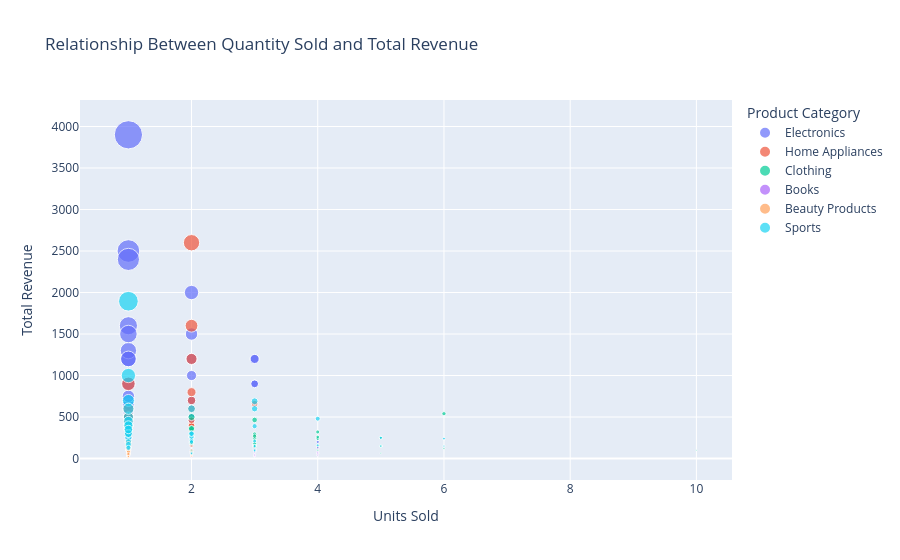

Source (notebook cell):
### Code cell
fig = px.scatter(
    df,
    x="Units Sold",
    y="Total Revenue",
    color="Product Category",
    size="Unit Price",
    hover_data=["Product Name", "Region", "Payment Method"],
    title="Relationship Between Quantity Sold and Total Revenue"
)

fig.show()

### Figure 1 — Plotly figure (JSON) as saved in the notebook; plotly's stock layout.template omitted (floating-point values rounded to 4 significant figures)
{"data": [{"customdata": [["iPhone 14 Pro", "North America", "Credit Card"], ["MacBook Pro 16-inch", "North America", "Credit Card"], ["Samsung Galaxy Tab S8", "North America", "Credit Card"], ["Garmin Forerunner 945", "North America", "Credit Card"], ["Bose QuietComfort 35 Headphones", "North America", "Credit Card"], ["Sony WH-1000XM4 Headphones", "North America", "Credit Card"], ["Apple Watch Series 8", "North America", "Credit Card"], ["GoPro HERO10 Black", "North America", "Credit Card"], ["Kindle Paperwhite", "North America", "Credit Card"], ["Anker PowerCore Portable Charger", "North America", "Credit Card"], ["Nintendo Switch", "North America", "Credit Card"], ["Samsung QLED 4K TV", "North America", "Credit Card"], ["HP Spectre x360 Laptop", "North America", "Credit Card"], ["Apple AirPods Pro", "North America", "Credit Card"], ["Ring Video Doorbell", "North America", "Credit Card"], ["Logitech MX Master 3 Mouse", "North America", "Credit Card"], ["Bose SoundLink Revolve+ Speaker", "North America", "Credit Card"], ["Canon EOS R5 Camera", "North America", "Credit Card"], ["Google Nest Hub Max", "North America", "Credit Card"], ["Amazon Echo Show 10", "North America", "Credit Card"], ["Apple iPad Air", "North America", "Credit Card"], ["Sony PlayStation 5", "North America", "Credit Card"], ["Microsoft Surface Laptop 4", "North America", "Credit Card"], ["Samsung Odyssey G9 Gaming Monitor", "North America", "Credit Card"], ["Apple AirPods Max", "North America", "Credit Card"], ["Sony WH-1000XM4 Headphones", "North America", "Credit Card"], ["Google Pixel 6 Pro", "North America", "Credit Card"], ["Apple MacBook Air", "North America", "Credit Card"], ["Samsung Odyssey G7 Gaming Monitor", "North America", "Credit Card"], ["Amazon Fire TV Stick 4K", "North America", "Credit Card"], ["Google Pixelbook Go", "North America", "Credit Card"], ["Sonos Beam Soundbar", "North America", "Credit Card"], ["Logitech G Pro X Wireless Gaming Headset", "North America", "Credit Card"], ["Apple TV 4K", "North America", "Credit Card"], ["Samsung Galaxy Watch 4", "North America", "Credit Card"], ["Canon EOS Rebel T7i DSLR Camera", "North America", "Credit Card"], ["Apple MacBook Pro 16-inch", "North America", "Credit Card"], ["Amazon Echo Dot (4th Gen)", "North America", "Credit Card"], ["Google Nest Wifi Router", "North America", "Credit Card"], ["Bose QuietComfort 35 II Wireless Headphones", "North America", "Credit Card"]], "hovertemplate": "Product Category=Electronics<br>Units Sold=%{x}<br>Total Revenue=%{y}<br>Unit Price=%{marker.size}<br>Product Name=%{customdata[0]}<br>Region=%{customdata[1]}<br>Payment Method=%{customdata[2]}<extra></extra>", "legendgroup": "Electronics", "marker": {"color": "#636efa", "size": [1000.0, 2500.0, 750.0, 500.0, 300.0, 350.0, 400.0, 400.0, 130.0, 59.99, 300.0, 1200.0, 1600.0, 250.0, 99.99, 99.99, 300.0, 3900.0, 230.0, 250.0, 600.0, 500.0, 1300.0, 1500.0, 549, 350.0, 900.0, 1200.0, 700.0, 49.99, 650.0, 399, 200.0, 179, 300.0, 750.0, 2399, 49.99, 169, 299], "sizemode": "area", "sizeref": 9.75, "symbol": "circle"}, "mode": "markers", "name": "Electronics", "orientation": "v", "showlegend": true, "type": "scatter", "x": [2, 1, 2, 2, 1, 2, 3, 3, 2, 4, 3, 1, 1, 2, 1, 2, 3, 1, 2, 1, 2, 1, 1, 1, 1, 1, 1, 1, 1, 3, 1, 1, 1, 2, 1, 1, 1, 4, 1, 1], "xaxis": "x", "y": [2000.0, 2500.0, 1500.0, 1000.0, 300.0, 700.0, 1200.0, 1200.0, 260.0, 240.0, 900.0, 1200.0, 1600.0, 500.0, 99.99, 200.0, 900.0, 3900.0, 460.0, 250.0, 1200.0, 500.0, 1300.0, 1500.0, 549, 350.0, 900.0, 1200.0, 700.0, 150.0, 650.0, 399, 200.0, 358, 300.0, 750.0, 2399, 200.0, 169, 299], "yaxis": "y"}, {"customdata": [["Dyson V11 Vacuum", "Europe", "PayPal"], ["Blueair Classic 480i", "Europe", "PayPal"], ["Keurig K-Elite Coffee Maker", "Europe", "PayPal"], ["Ninja Professional Blender", "Europe", "PayPal"], ["Panasonic NN-SN966S Microwave", "Europe", "PayPal"], ["Instant Pot Duo", "Europe", "PayPal"], ["Roomba i7+", "Europe", "PayPal"], ["Nespresso VertuoPlus", "Europe", "PayPal"], ["Breville Smart Oven", "Europe", "PayPal"], ["KitchenAid Artisan Stand Mixer", "Europe", "PayPal"], ["Philips Airfryer XXL", "Europe", "PayPal"], ["Eufy RoboVac 11S", "Europe", "PayPal"], ["De'Longhi Magnifica Espresso Machine", "Europe", "PayPal"], ["Dyson Pure Cool Link", "Europe", "PayPal"], ["LG OLED TV", "Europe", "PayPal"], ["Instant Pot Duo Crisp", "Europe", "PayPal"], ["Vitamix Explorian Blender", "Europe", "PayPal"], ["Shark IQ Robot Vacuum", "Europe", "PayPal"], ["Cuisinart Griddler Deluxe", "Europe", "PayPal"], ["Breville Smart Grill", "Europe", "PayPal"], ["Hamilton Beach FlexBrew Coffee Maker", "Europe", "PayPal"], ["Dyson Supersonic Hair Dryer", "Europe", "PayPal"], ["Keurig K-Mini Coffee Maker", "Europe", "PayPal"], ["Instant Pot Ultra", "Europe", "PayPal"], ["Cuisinart Coffee Center", "Europe", "PayPal"], ["Ninja Foodi Pressure Cooker", "Europe", "PayPal"], ["Breville Nespresso Creatista Plus", "Europe", "PayPal"], ["Cuisinart Custom 14-Cup Food Processor", "Europe", "PayPal"], ["Instant Pot Duo Evo Plus", "Europe", "PayPal"], ["Crock-Pot 6-Quart Slow Cooker", "Europe", "PayPal"], ["Dyson V8 Absolute", "Europe", "PayPal"], ["Anova Precision Cooker", "Europe", "PayPal"], ["Breville Smart Coffee Grinder Pro", "Europe", "PayPal"], ["Instant Pot Duo Nova", "Europe", "PayPal"], ["KitchenAid Stand Mixer", "Europe", "PayPal"], ["Keurig K-Elite Coffee Maker", "Europe", "PayPal"], ["iRobot Braava Jet M6", "Europe", "PayPal"], ["Philips Sonicare DiamondClean Toothbrush", "Europe", "PayPal"], ["Anova Precision Oven", "Europe", "PayPal"], ["Nespresso Vertuo Next Coffee and Espresso Maker", "Europe", "PayPal"]], "hovertemplate": "Product Category=Home Appliances<br>Units Sold=%{x}<br>Total Revenue=%{y}<br>Unit Price=%{marker.size}<br>Product Name=%{customdata[0]}<br>Region=%{customdata[1]}<br>Payment Method=%{customdata[2]}<extra></extra>", "legendgroup": "Home Appliances", "marker": {"color": "#EF553B", "size": [500.0, 600.0, 190.0, 99.99, 180.0, 89.99, 800.0, 200.0, 300.0, 500.0, 200.0, 220.0, 900.0, 500.0, 1300.0, 180.0, 350.0, 350.0, 160.0, 299.9, 89.99, 400.0, 79.99, 140.0, 199.9, 200.0, 499.9, 200.0, 140.0, 49.99, 400.0, 199, 199.9, 99.95, 380.0, 170.0, 450.0, 230.0, 599, 160.0], "sizemode": "area", "sizeref": 9.75, "symbol": "circle"}, "mode": "markers", "name": "Home Appliances", "orientation": "v", "showlegend": true, "type": "scatter", "x": [1, 2, 1, 1, 1, 3, 2, 1, 1, 1, 2, 3, 1, 1, 2, 1, 1, 2, 1, 2, 1, 2, 2, 1, 2, 2, 1, 1, 2, 2, 1, 2, 1, 1, 1, 2, 1, 2, 1, 1], "xaxis": "x", "y": [500.0, 1200.0, 190.0, 99.99, 180.0, 270.0, 1600.0, 200.0, 300.0, 500.0, 400.0, 660.0, 900.0, 500.0, 2600.0, 180.0, 350.0, 700.0, 160.0, 599.9, 89.99, 800.0, 160.0, 140.0, 399.9, 400.0, 499.9, 200.0, 280.0, 99.98, 400.0, 398, 199.9, 99.95, 380.0, 340.0, 450.0, 460.0, 599, 160.0], "yaxis": "y"}, {"customdata": [["Levi's 501 Jeans", "Asia", "Debit Card"], ["Nike Air Force 1", "Asia", "Debit Card"], ["North Face Down Jacket", "Asia", "Debit Card"], ["Zara Summer Dress", "Asia", "Debit Card"], ["Adidas Ultraboost Shoes", "Asia", "Debit Card"], ["Under Armour HeatGear T-Shirt", "Asia", "Debit Card"], ["Columbia Fleece Jacket", "Asia", "Debit Card"], ["Patagonia Better Sweater", "Asia", "Debit Card"], ["Ray-Ban Aviator Sunglasses", "Asia", "Debit Card"], ["Calvin Klein Boxer Briefs", "Asia", "Debit Card"], ["Hanes ComfortSoft T-Shirt", "Asia", "Debit Card"], ["Puma Suede Classic Sneakers", "Asia", "Debit Card"], ["Tommy Hilfiger Polo Shirt", "Asia", "Debit Card"], ["Levi's Trucker Jacket", "Asia", "Debit Card"], ["Uniqlo Ultra Light Down Jacket", "Asia", "Debit Card"], ["Adidas Originals Superstar Sneakers", "Asia", "Debit Card"], ["Gap Essential Crewneck T-Shirt", "Asia", "Debit Card"], ["H&M Slim Fit Jeans", "Asia", "Debit Card"], ["Old Navy Relaxed-Fit T-Shirt", "Asia", "Debit Card"], ["Gap High Rise Skinny Jeans", "Asia", "Debit Card"], ["Forever 21 Graphic Tee", "Asia", "Debit Card"], ["Lululemon Align Leggings", "Asia", "Debit Card"], ["Gap Crewneck Sweatshirt", "Asia", "Debit Card"], ["Adidas Essential Track Pants", "Asia", "Debit Card"], ["Levi's Sherpa Trucker Jacket", "Asia", "Debit Card"], ["Nike Sportswear Club Fleece Hoodie", "Asia", "Debit Card"], ["Under Armour Tech 2.0 T-Shirt", "Asia", "Debit Card"], ["Adidas 3-Stripes Shorts", "Asia", "Debit Card"], ["Nike Tempo Running Shorts", "Asia", "Debit Card"], ["Uniqlo Airism Mesh Boxer Briefs", "Asia", "Debit Card"], ["Levi's 511 Slim Fit Jeans", "Asia", "Debit Card"], ["Nike Dri-FIT Training Shorts", "Asia", "Debit Card"], ["Adidas Ultraboost Running Shoes", "Asia", "Debit Card"], ["Gap 1969 Original Fit Jeans", "Asia", "Debit Card"], ["Lululemon Wunder Under High-Rise Leggings", "Asia", "Debit Card"], ["Uniqlo Airism Seamless Boxer Briefs", "Asia", "Debit Card"], ["Champion Reverse Weave Hoodie", "Asia", "Debit Card"], ["Old Navy Mid-Rise Rockstar Super Skinny Jeans", "Asia", "Debit Card"], ["Adidas Originals Trefoil Hoodie", "Asia", "Debit Card"], ["Nike Air Force 1 Sneakers", "Asia", "Debit Card"]], "hovertemplate": "Product Category=Clothing<br>Units Sold=%{x}<br>Total Revenue=%{y}<br>Unit Price=%{marker.size}<br>Product Name=%{customdata[0]}<br>Region=%{customdata[1]}<br>Payment Method=%{customdata[2]}<extra></extra>", "legendgroup": "Clothing", "marker": {"color": "#00cc96", "size": [69.99, 89.99, 250.0, 59.99, 180.0, 29.99, 59.99, 140.0, 155.0, 29.99, 9.99, 59.99, 49.99, 89.99, 79.99, 79.99, 19.99, 39.99, 14.99, 49.99, 12.99, 98, 34.99, 44.99, 98, 54.99, 24.99, 29.99, 34.99, 14.9, 59.99, 34.99, 180.0, 59.99, 98, 9.9, 49.99, 44.99, 64.99, 90], "sizemode": "area", "sizeref": 9.75, "symbol": "circle"}, "mode": "markers", "name": "Clothing", "orientation": "v", "showlegend": true, "type": "scatter", "x": [3, 6, 2, 3, 2, 5, 4, 2, 3, 5, 10, 4, 5, 2, 3, 4, 6, 3, 4, 3, 5, 3, 4, 3, 2, 3, 4, 5, 3, 4, 3, 4, 2, 3, 2, 4, 3, 2, 4, 3], "xaxis": "x", "y": [210.0, 539.9, 500.0, 180.0, 360.0, 149.9, 240.0, 280.0, 465.0, 149.9, 99.9, 240.0, 250.0, 180.0, 240.0, 320.0, 119.9, 120.0, 59.96, 150.0, 64.95, 294, 140.0, 135.0, 196, 165.0, 99.96, 149.9, 105.0, 59.6, 180.0, 140.0, 360.0, 180.0, 196, 39.6, 150.0, 89.98, 260.0, 270], "yaxis": "y"}, {"customdata": [["The Da Vinci Code", "North America", "Credit Card"], ["Dune by Frank Herbert", "North America", "Credit Card"], ["Salt, Fat, Acid, Heat by Samin Nosrat", "North America", "Credit Card"], ["Gone Girl by Gillian Flynn", "North America", "Credit Card"], ["Pride and Prejudice by Jane Austen", "North America", "Credit Card"], ["1984 by George Orwell", "North America", "Credit Card"], ["Harry Potter and the Sorcerer's Stone", "North America", "Credit Card"], ["Becoming by Michelle Obama", "North America", "Credit Card"], ["The Silent Patient by Alex Michaelides", "North America", "Credit Card"], ["Educated by Tara Westover", "North America", "Credit Card"], ["Where the Crawdads Sing by Delia Owens", "North America", "Credit Card"], ["The Great Gatsby by F. Scott Fitzgerald", "North America", "Credit Card"], ["To Kill a Mockingbird by Harper Lee", "North America", "Credit Card"], ["The Hobbit by J.R.R. Tolkien", "North America", "Credit Card"], ["The Catcher in the Rye by J.D. Salinger", "North America", "Credit Card"], ["The Alchemist by Paulo Coelho", "North America", "Credit Card"], ["The Power of Now by Eckhart Tolle", "North America", "Credit Card"], ["The Girl on the Train by Paula Hawkins", "North America", "Credit Card"], ["Sapiens: A Brief History of Humankind by Yuval Noah Harari", "North America", "Credit Card"], ["Atomic Habits by James Clear", "North America", "Credit Card"], ["The Subtle Art of Not Giving a F*ck by Mark Manson", "North America", "Credit Card"], ["The Four Agreements by Don Miguel Ruiz", "North America", "Credit Card"], ["Think and Grow Rich by Napoleon Hill", "North America", "Credit Card"], ["The Power of Habit by Charles Duhigg", "North America", "Credit Card"], ["The Outsiders by S.E. Hinton", "North America", "Credit Card"], ["The Night Circus by Erin Morgenstern", "North America", "Credit Card"], ["The Art of War by Sun Tzu", "North America", "Credit Card"], ["The Hunger Games by Suzanne Collins", "North America", "Credit Card"], ["The Girl with the Dragon Tattoo by Stieg Larsson", "North America", "Credit Card"], ["The Sun Also Rises by Ernest Hemingway", "North America", "Credit Card"], ["The Martian by Andy Weir", "North America", "Credit Card"], ["The Catcher in the Rye by J.D. Salinger", "North America", "Credit Card"], ["The Road by Cormac McCarthy", "North America", "Credit Card"], ["The Goldfinch by Donna Tartt", "North America", "Credit Card"], ["The Great Alone by Kristin Hannah", "North America", "Credit Card"], ["The Girl with the Dragon Tattoo by Stieg Larsson", "North America", "Credit Card"], ["The Nightingale by Kristin Hannah", "North America", "Credit Card"], ["The Silent Patient by Alex Michaelides", "North America", "Credit Card"], ["Dune by Frank Herbert", "North America", "Credit Card"], ["The Handmaid's Tale by Margaret Atwood", "North America", "Credit Card"]], "hovertemplate": "Product Category=Books<br>Units Sold=%{x}<br>Total Revenue=%{y}<br>Unit Price=%{marker.size}<br>Product Name=%{customdata[0]}<br>Region=%{customdata[1]}<br>Payment Method=%{customdata[2]}<extra></extra>", "legendgroup": "Books", "marker": {"color": "#ab63fa", "size": [15.99, 25.99, 35.99, 22.99, 12.99, 19.99, 24.99, 32.5, 26.99, 28, 18.99, 10.99, 14.99, 12.99, 13.99, 14.99, 12.99, 10.99, 18.99, 16.99, 14.99, 8.99, 9.99, 11.99, 10.99, 16.99, 7.99, 8.99, 9.99, 11.99, 12.99, 10.99, 11.99, 14.99, 16.99, 10.99, 12.99, 26.99, 9.99, 10.99], "sizemode": "area", "sizeref": 9.75, "symbol": "circle"}, "mode": "markers", "name": "Books", "orientation": "v", "showlegend": true, "type": "scatter", "x": [4, 2, 3, 2, 3, 4, 3, 4, 2, 3, 4, 2, 4, 3, 4, 3, 2, 4, 2, 4, 3, 2, 3, 2, 3, 2, 3, 4, 2, 3, 2, 3, 2, 2, 3, 3, 2, 3, 2, 3], "xaxis": "x", "y": [63.96, 51.98, 108.0, 45.98, 38.97, 79.96, 74.97, 130, 53.98, 84, 75.96, 21.98, 59.96, 38.97, 55.96, 44.97, 25.98, 43.96, 37.98, 67.96, 44.97, 17.98, 29.97, 23.98, 32.97, 33.98, 23.97, 35.96, 19.98, 35.97, 25.98, 32.97, 23.98, 29.98, 50.97, 32.97, 25.98, 80.97, 19.98, 32.97], "yaxis": "y"}, {"customdata": [["Neutrogena Skincare Set", "Europe", "PayPal"], ["Chanel No. 5 Perfume", "Europe", "PayPal"], ["Dyson Supersonic Hair Dryer", "Europe", "PayPal"], ["Olay Regenerist Face Cream", "Europe", "PayPal"], ["MAC Ruby Woo Lipstick", "Europe", "PayPal"], ["L'Oreal Revitalift Serum", "Europe", "PayPal"], ["Estee Lauder Advanced Night Repair", "Europe", "PayPal"], ["Clinique Moisture Surge", "Europe", "PayPal"], ["Shiseido Ultimate Sun Protector", "Europe", "PayPal"], ["Anastasia Beverly Hills Brow Wiz", "Europe", "PayPal"], ["Lancome La Vie Est Belle", "Europe", "PayPal"], ["Drunk Elephant C-Firma Day Serum", "Europe", "PayPal"], ["Glossier Boy Brow", "Europe", "PayPal"], ["Charlotte Tilbury Magic Cream", "Europe", "PayPal"], ["Sunday Riley Good Genes", "Europe", "PayPal"], ["Tatcha The Water Cream", "Europe", "PayPal"], ["Kiehl's Midnight Recovery Concentrate", "Europe", "PayPal"], ["The Ordinary Niacinamide Serum", "Europe", "PayPal"], ["Biore UV Aqua Rich Watery Essence Sunscreen", "Europe", "PayPal"], ["CeraVe Hydrating Facial Cleanser", "Europe", "PayPal"], ["NARS Radiant Creamy Concealer", "Europe", "PayPal"], ["Fenty Beauty Killawatt Highlighter", "Europe", "PayPal"], ["The Ordinary Hyaluronic Acid Serum", "Europe", "PayPal"], ["Clinique Dramatically Different Moisturizing Lotion", "Europe", "PayPal"], ["Laneige Water Sleeping Mask", "Europe", "PayPal"], ["GlamGlow Supermud Clearing Treatment", "Europe", "PayPal"], ["Youth to the People Superfood Antioxidant Cleanser", "Europe", "PayPal"], ["Neutrogena Hydro Boost Water Gel", "Europe", "PayPal"], ["Paula's Choice Skin Perfecting 2% BHA Liquid Exfoliant", "Europe", "PayPal"], ["First Aid Beauty Ultra Repair Cream", "Europe", "PayPal"], ["La Mer Crème de la Mer Moisturizer", "Europe", "PayPal"], ["Glossier Cloud Paint", "Europe", "PayPal"], ["Tom Ford Black Orchid Perfume", "Europe", "PayPal"], ["Dr. Jart+ Cicapair Tiger Grass Color Correcting Treatment", "Europe", "PayPal"], ["Caudalie Vinoperfect Radiance Serum", "Europe", "PayPal"], ["L'Occitane Shea Butter Hand Cream", "Europe", "PayPal"], ["Tarte Shape Tape Concealer", "Europe", "PayPal"], ["The Ordinary Caffeine Solution 5% + EGCG", "Europe", "PayPal"], ["Fresh Sugar Lip Treatment", "Europe", "PayPal"], ["Sunday Riley Luna Sleeping Night Oil", "Europe", "PayPal"]], "hovertemplate": "Product Category=Beauty Products<br>Units Sold=%{x}<br>Total Revenue=%{y}<br>Unit Price=%{marker.size}<br>Product Name=%{customdata[0]}<br>Region=%{customdata[1]}<br>Payment Method=%{customdata[2]}<extra></extra>", "legendgroup": "Beauty Products", "marker": {"color": "#FFA15A", "size": [89.99, 130.0, 400.0, 49.99, 29.99, 39.99, 105, 52, 49, 23, 102, 78, 16, 100, 105, 68, 82, 6.5, 15, 14.99, 30, 36, 6.8, 29.5, 25, 59, 36, 16.99, 29.5, 34, 190, 18, 125, 52, 79, 29, 27, 6.7, 24, 55], "sizemode": "area", "sizeref": 9.75, "symbol": "circle"}, "mode": "markers", "name": "Beauty Products", "orientation": "v", "showlegend": true, "type": "scatter", "x": [1, 1, 1, 1, 1, 2, 1, 1, 1, 2, 1, 1, 2, 1, 1, 1, 1, 1, 1, 2, 1, 1, 1, 1, 1, 1, 1, 1, 1, 2, 1, 1, 1, 1, 1, 2, 1, 1, 1, 1], "xaxis": "x", "y": [89.99, 130.0, 400.0, 49.99, 29.99, 79.98, 105, 52, 49, 46, 102, 78, 32, 100, 105, 68, 82, 6.5, 15, 29.98, 30, 36, 6.8, 29.5, 25, 59, 36, 16.99, 29.5, 68, 190, 18, 125, 52, 79, 58, 27, 6.7, 24, 55], "yaxis": "y"}, {"customdata": [["Wilson Evolution Basketball", "Asia", "Credit Card"], ["Babolat Pure Drive Tennis Racket", "Asia", "Credit Card"], ["Manduka PRO Yoga Mat", "Asia", "Credit Card"], ["Adidas FIFA World Cup Football", "Asia", "Credit Card"], ["Nike Air Zoom Pegasus 37", "Asia", "Credit Card"], ["Peloton Bike", "Asia", "Credit Card"], ["Fitbit Charge 5", "Asia", "Credit Card"], ["Yeti Rambler Tumbler", "Asia", "Credit Card"], ["Titleist Pro V1 Golf Balls", "Asia", "Credit Card"], ["Hyperice Hypervolt Massager", "Asia", "Credit Card"], ["Garmin Edge 530", "Asia", "Credit Card"], ["Nike Metcon 6", "Asia", "Credit Card"], ["Rogue Fitness Kettlebell", "Asia", "Credit Card"], ["Spalding NBA Street Basketball", "Asia", "Credit Card"], ["On Running Cloud Shoes", "Asia", "Credit Card"], ["Garmin Fenix 6X Pro", "Asia", "Credit Card"], ["Under Armour HOVR Sonic 4 Shoes", "Asia", "Credit Card"], ["Bowflex SelectTech 552 Dumbbells", "Asia", "Credit Card"], ["Fitbit Versa 3", "Asia", "Credit Card"], ["YETI Hopper Flip Portable Cooler", "Asia", "Credit Card"], ["Yeti Roadie 24 Cooler", "Asia", "Credit Card"], ["Hydro Flask Wide Mouth Water Bottle", "Asia", "Credit Card"], ["Fitbit Inspire 2", "Asia", "Credit Card"], ["YETI Tundra 45 Cooler", "Asia", "Credit Card"], ["Bose SoundSport Wireless Earbuds", "Asia", "Credit Card"], ["Garmin Forerunner 245", "Asia", "Credit Card"], ["TriggerPoint GRID Foam Roller", "Asia", "Credit Card"], ["Yeti Rambler Bottle", "Asia", "Credit Card"], ["Bowflex SelectTech 1090 Adjustable Dumbbells", "Asia", "Credit Card"], ["Oakley Holbrook Sunglasses", "Asia", "Credit Card"], ["Polar Vantage V2", "Asia", "Credit Card"], ["TRX All-in-One Suspension Training System", "Asia", "Credit Card"], ["GoPro HERO9 Black", "Asia", "Credit Card"], ["Yeti Tundra Haul Portable Wheeled Cooler", "Asia", "Credit Card"], ["Bose SoundLink Color Bluetooth Speaker II", "Asia", "Credit Card"], ["YETI Tundra 65 Cooler", "Asia", "Credit Card"], ["Garmin Forerunner 945", "Asia", "Credit Card"], ["Fitbit Luxe", "Asia", "Credit Card"], ["Hydro Flask Standard Mouth Water Bottle", "Asia", "Credit Card"], ["Yeti Rambler 20 oz Tumbler", "Asia", "Credit Card"]], "hovertemplate": "Product Category=Sports<br>Units Sold=%{x}<br>Total Revenue=%{y}<br>Unit Price=%{marker.size}<br>Product Name=%{customdata[0]}<br>Region=%{customdata[1]}<br>Payment Method=%{customdata[2]}<extra></extra>", "legendgroup": "Sports", "marker": {"color": "#19d3f3", "size": [29.99, 200.0, 120.0, 29.99, 130.0, 1895, 130.0, 39.99, 49.99, 349, 300.0, 130.0, 69.99, 24.99, 130.0, 1000.0, 110.0, 400.0, 229.9, 250.0, 200.0, 39.95, 99.95, 300.0, 150.0, 300.0, 34.99, 49.99, 700.0, 146, 499.9, 169.9, 450.0, 400.0, 129, 350.0, 600.0, 149.9, 32.95, 29.99], "sizemode": "area", "sizeref": 9.75, "symbol": "circle"}, "mode": "markers", "name": "Sports", "orientation": "v", "showlegend": true, "type": "scatter", "x": [5, 3, 4, 3, 2, 1, 2, 6, 5, 1, 2, 3, 3, 6, 2, 1, 2, 1, 3, 1, 1, 4, 2, 1, 2, 1, 2, 3, 1, 1, 1, 1, 1, 1, 1, 1, 1, 2, 3, 2], "xaxis": "x", "y": [149.9, 600.0, 480.0, 89.97, 260.0, 1895, 260.0, 239.9, 250.0, 349, 600.0, 390.0, 210.0, 149.9, 260.0, 1000.0, 220.0, 400.0, 689.8, 250.0, 200.0, 159.8, 199.9, 300.0, 300.0, 300.0, 69.98, 150.0, 700.0, 146, 499.9, 169.9, 450.0, 400.0, 129, 350.0, 600.0, 299.9, 98.85, 59.98], "yaxis": "y"}], "layout": {"legend": {"itemsizing": "constant", "title": {"text": "Product Category"}, "tracegroupgap": 0}, "title": {"text": "Relationship Between Quantity Sold and Total Revenue"}, "xaxis": {"anchor": "y", "domain": [0, 1], "title": {"text": "Units Sold"}}, "yaxis": {"anchor": "x", "domain": [0, 1], "title": {"text": "Total Revenue"}}}}
